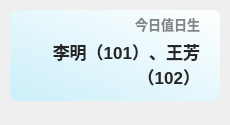
<?xml version="1.0" encoding="UTF-8"?>
<ui version="4.0">
 <class>Theme</class>
 <widget class="QWidget" name="Form">
  <property name="geometry">
   <rect>
    <x>0</x>
    <y>0</y>
    <width>230</width>
    <height>125</height>
   </rect>
  </property>
  <property name="minimumSize">
   <size>
    <width>0</width>
    <height>0</height>
   </size>
  </property>
  <property name="maximumSize">
   <size>
    <width>16777215</width>
    <height>65536</height>
   </size>
  </property>
  <property name="windowTitle">
   <string>值日生</string>
  </property>
  <widget class="QLabel" name="duty_title">
   <property name="geometry">
    <rect>
     <x>30</x>
     <y>14</y>
     <width>170</width>
     <height>20</height>
    </rect>
   </property>
   <property name="font">
    <font>
     <family>Microsoft YaHei UI</family>
     <pointsize>10</pointsize>
     <weight>75</weight>
     <bold>true</bold>
    </font>
   </property>
   <property name="styleSheet">
    <string notr="true">color: rgba(0, 0, 0, 120);
font-weight: bold;</string>
   </property>
   <property name="text">
    <string>今日值日生</string>
   </property>
   <property name="textFormat">
    <enum>Qt::PlainText</enum>
   </property>
   <property name="alignment">
    <set>Qt::AlignRight|Qt::AlignTrailing|Qt::AlignVCenter</set>
   </property>
  </widget>
  <widget class="QLabel" name="duty_text">
   <property name="geometry">
    <rect>
     <x>30</x>
     <y>34</y>
     <width>170</width>
     <height>60</height>
    </rect>
   </property>
   <property name="font">
    <font>
     <family>Microsoft YaHei UI</family>
     <pointsize>13</pointsize>
     <weight>75</weight>
     <bold>true</bold>
    </font>
   </property>
   <property name="styleSheet">
    <string notr="true">border: none;
color: rgba(37, 37, 37, 255);
font-weight: bold</string>
   </property>
   <property name="text">
    <string>李明（101）、王芳（102）</string>
   </property>
   <property name="textFormat">
    <enum>Qt::RichText</enum>
   </property>
   <property name="wordWrap">
    <bool>true</bool>
   </property>
   <property name="alignment">
    <set>Qt::AlignRight|Qt::AlignTrailing|Qt::AlignVCenter</set>
   </property>
  </widget>
  <widget class="QLabel" name="backgnd">
   <property name="geometry">
    <rect>
     <x>10</x>
     <y>10</y>
     <width>210</width>
     <height>91</height>
    </rect>
   </property>
   <property name="styleSheet">
    <string notr="true">background-color: qlineargradient(spread:pad, x1:0, y1:1, x2:1, y2:0, stop:0 rgba(203, 239, 249, 255), stop:1 rgba(255, 255, 255, 255));
border-radius: 8px</string>
   </property>
   <property name="text">
    <string/>
   </property>
  </widget>
  <widget class="QLabel" name="img">
   <property name="geometry">
    <rect>
     <x>10</x>
     <y>10</y>
     <width>91</width>
     <height>91</height>
    </rect>
   </property>
   <property name="styleSheet">
    <string notr="true"/>
   </property>
   <property name="pixmap">
    <pixmap>img/1.png</pixmap>
   </property>
   <property name="scaledContents">
    <bool>true</bool>
   </property>
  </widget>
  <zorder>backgnd</zorder>
  <zorder>img</zorder>
  <zorder>duty_title</zorder>
  <zorder>duty_text</zorder>
 </widget>
 <resources/>
 <connections/>
</ui>
